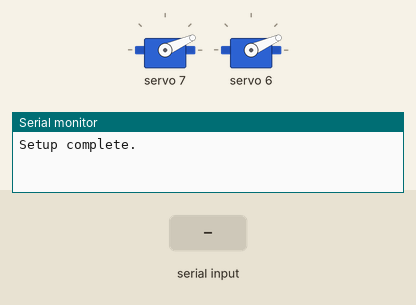
Simulated run of this sketch. Board: Arduino Uno, built with avr-gcc and run on an emulated ATmega328P. Parts: 2 × servo, the last lines printed to the serial monitor. The test bench sets the inputs (shaded band).

Above: at 3.2 s.
3.3 s: "u" received over Serial
At 4.3 s:
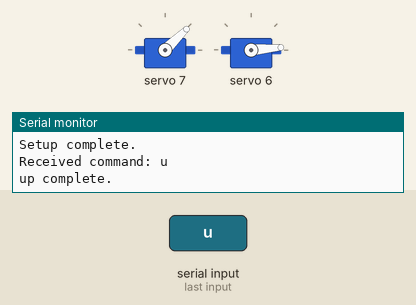
4.8 s: "d" received over Serial
At 5.5 s:
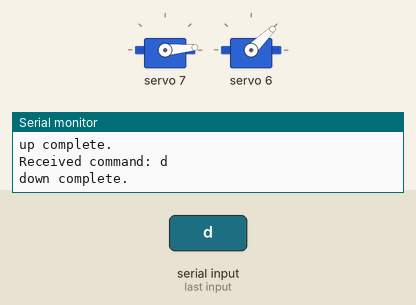
6.3 s: "s" received over Serial
At 6.6 s:
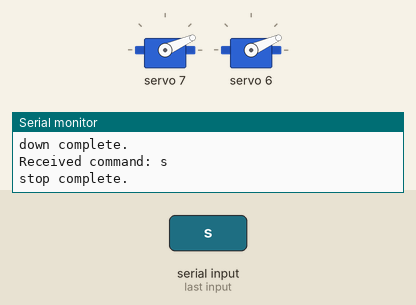
Timing chart, 0 to 9.3 s (numbered marks = the images above; inputs shaded):
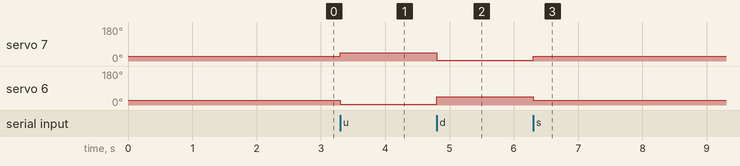

Measured:
- after the input at 3.3 s, servo 7: 24° → 44° at once; servo 6: 24° → 5° at once
- after the input at 4.8 s, servo 7: 44° → 5° at once; servo 6: 5° → 44° at once
- after the input at 6.3 s, servo 7: 5° → 24° at once; servo 6: 44° → 24° at once

The sketch:

Eye_brow.ino
```cpp
#include <Wire.h>
#include <Adafruit_PWMServoDriver.h>

Adafruit_PWMServoDriver pwm = Adafruit_PWMServoDriver();

#define Right_Eye_brow_PIN 7

#define Left_Eye_brow_PIN 6 // The PWM pin the servo is attached to

#define PWM_FREQ 50 // Frequency in Hz suitable for servo control

// Define variables for servo control
uint16_t PULSE_TOP = 1000; // Start pulse length (e.g., slow speed in one direction)
uint16_t PULSE_BOTTOM = 600;   // End pulse length (e.g., slow speed in the opposite direction)
uint16_t PULSE_STOP = 800;  // Neutral pulse length for stopping the servo

// Converts pulse length in microseconds to 12-bit PWM value
uint16_t pulseLengthToPWM(uint16_t microseconds) {
    return map(microseconds, 0, 20000, 0, 4096);
}

void setup() {
  Serial.begin(9600);
  pwm.begin();
  pwm.setPWMFreq(PWM_FREQ);
  pwm.setPWM(Right_Eye_brow_PIN, 0, pulseLengthToPWM(PULSE_STOP));
  pwm.setPWM(Left_Eye_brow_PIN, 0, pulseLengthToPWM(PULSE_STOP));
  delay(2000);
  //up
  // pwm.setPWM(Right_Eye_brow_PIN, 0, pulseLengthToPWM(PULSE_TOP));
  // pwm.setPWM(Left_Eye_brow_PIN, 0, pulseLengthToPWM(PULSE_BOTTOM));
  // delay(2000);
  // //down
  // pwm.setPWM(Right_Eye_brow_PIN, 0, pulseLengthToPWM(PULSE_BOTTOM));
  // pwm.setPWM(Left_Eye_brow_PIN, 0, pulseLengthToPWM(PULSE_TOP));
  Serial.println("Setup complete.");
}

void loop() {
   if (Serial.available() > 0) {
    char command = Serial.read(); // Read the incoming command
    Serial.print("Received command: "); Serial.println(command); // Debug print
    if (command == 'u') {
      //up
      pwm.setPWM(Right_Eye_brow_PIN, 0, pulseLengthToPWM(PULSE_TOP));
      pwm.setPWM(Left_Eye_brow_PIN, 0, pulseLengthToPWM(PULSE_BOTTOM));
      Serial.println("up complete.");
    }
    else if(command == 'd'){
      //down
      pwm.setPWM(Right_Eye_brow_PIN, 0, pulseLengthToPWM(PULSE_BOTTOM));
      pwm.setPWM(Left_Eye_brow_PIN, 0, pulseLengthToPWM(PULSE_TOP));
      Serial.println("down complete.");

    }
    else if(command =='s'){
      pwm.setPWM(Right_Eye_brow_PIN, 0, pulseLengthToPWM(PULSE_STOP));
      pwm.setPWM(Left_Eye_brow_PIN, 0, pulseLengthToPWM(PULSE_STOP));
      Serial.println("stop complete.");
    }

  }
}
```
